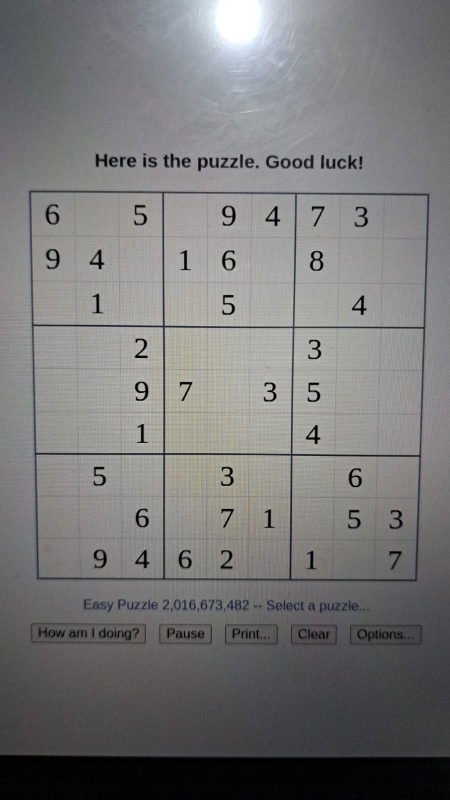
#> input picture data/example.jpeg, 899 x 1599 px (shown at 1/2 size)
$ jupyter execute 02_Save_cells.ipynb
#> lines starting #> are read from the running program, lines starting #| are printed output that depends on the picture; after the words box and inside, x2 and y2 are one past the last pixel; in counts of white or black regions, pixels touching at a corner belong together
# `1 Find Sudoku Square`

notas:
    img 2
    hay celdas con varios puntos blancos como se puede eliminar ?
    graficar los contornos encontrados de color verde; ojo que la imagen esta en griss
    se peude graficar el bpoundingbox? ayudara a escalar? lo que hay dentro?? como funciona boundingbox?
    como engrogar los bordes?

    ojo imagen 25 que paso


[cell 1]
import cv2
import matplotlib.pyplot as plt
import numpy as np
import operator

img = cv2.imread(f"../data/example.jpeg")
#> img is the input picture: shape (1599, 899, 3); mean B, G, R 120.2, 120.2, 120.6

# convert to gray scale
gray_img = cv2.cvtColor(img, cv2.COLOR_BGR2GRAY)

# apply gaussian blur
blur_img = cv2.GaussianBlur(gray_img, (9, 9), 0)

# binarize image
binary_img = cv2.adaptiveThreshold(blur_img, 255, cv2.ADAPTIVE_THRESH_GAUSSIAN_C, cv2.THRESH_BINARY, 11, 2)
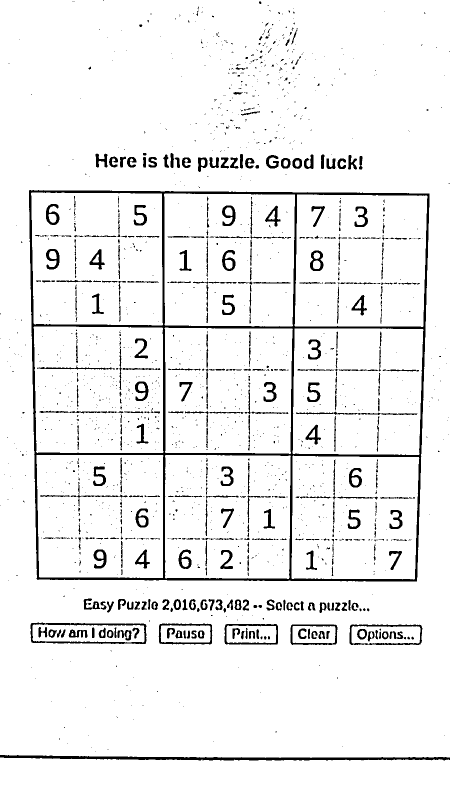
#> binary_img: shape (1599, 899) (shown at 1/2 size); 93.8% white; 1646 black regions (1272 under 20 px), largest, box (x1, y1, x2, y2) and area: (58, 380, 859, 1163) 27953, (0, 1510, 899, 1521) 4810, (61, 1245, 293, 1288) 1857

# invert image
negative_img = cv2.bitwise_not(binary_img)

# apply dilation
kernel = np.array([[0., 1., 0.], [1., 1., 1.], [0., 1., 0.]], np.uint8)
dilated_img = cv2.dilate(negative_img, kernel, iterations=1)
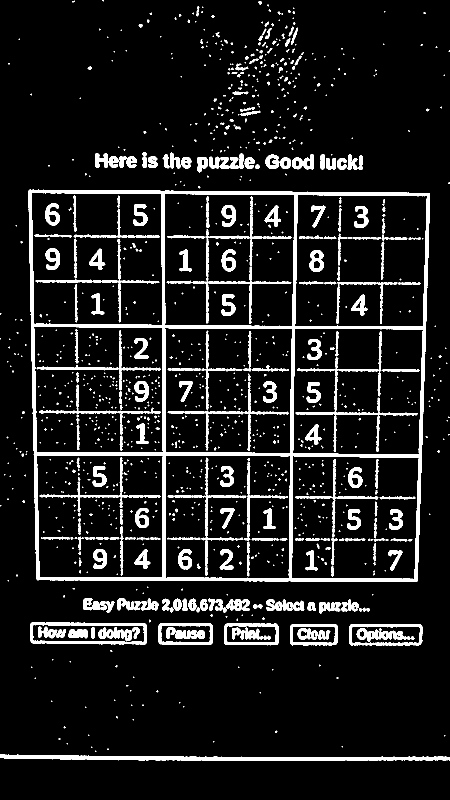
#> dilated_img: shape (1599, 899) (shown at 1/2 size); 10% white; 1202 white regions (880 under 20 px)

# find contours
contours, _ = cv2.findContours(dilated_img, cv2.RETR_EXTERNAL, cv2.CHAIN_APPROX_SIMPLE)
#> contours = 433 contours, 333 with area under 20; largest, box (x1, y1, x2, y2) and area: (57, 379, 860, 1164) 609370, (60, 1244, 294, 1289) 9562, (698, 1248, 846, 1291) 5942, (0, 1509, 899, 1522) 5705, (448, 1247, 557, 1291) 4482
max_contour = max(contours, key=cv2.contourArea)
#> max_contour = contour of 328 points, box (x1, y1, x2, y2) (57, 379, 860, 1164), area 609370
img_with_contour = img.copy()
cv2.drawContours(img_with_contour, [max_contour], -1, (0, 255, 0), 3)
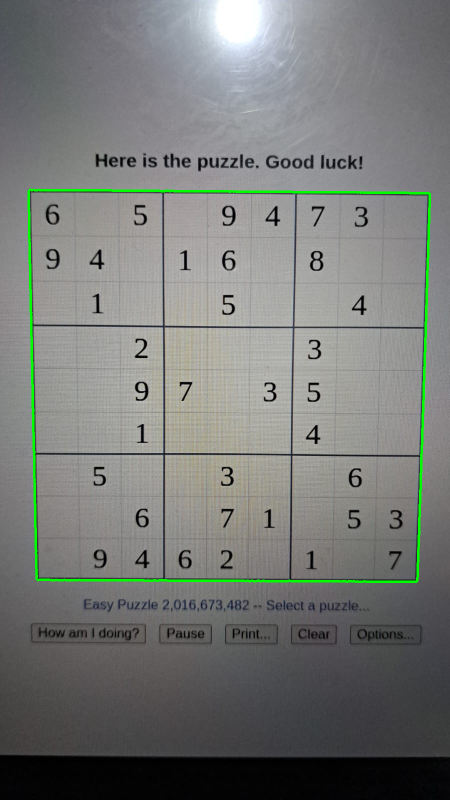
#> img_with_contour: shape (1599, 899, 3) (shown at 1/2 size); 1.08% of pixels changed, all inside (x1, y1, x2, y2) = (55, 377, 862, 1166)

# find corners
bottom_right, _ = max(enumerate([pt[0][0] + pt[0][1] for pt in max_contour]), key=operator.itemgetter(1))
#> bottom_right = 185
top_left, _ = min(enumerate([pt[0][0] + pt[0][1] for pt in max_contour]), key=operator.itemgetter(1))
#> top_left = 0
bottom_left, _ = min(enumerate([pt[0][0] - pt[0][1] for pt in max_contour]), key=operator.itemgetter(1))
#> bottom_left = 96
top_right, _ = max(enumerate([pt[0][0] - pt[0][1] for pt in max_contour]), key=operator.itemgetter(1))
#> top_right = 263

# extract corner points
bottom_right = max_contour[bottom_right][0]
#> bottom_right = [833, 1163]
top_left = max_contour[top_left][0]
#> top_left = [59, 379]
bottom_left = max_contour[bottom_left][0]
#> bottom_left = [72, 1157]
top_right = max_contour[top_right][0]
#> top_right = [859, 387]
img_with_points = img.copy()
cv2.circle(img_with_points, tuple(bottom_right), 10, (0, 0, 255), -1)
#> img_with_points: shape (1599, 899, 3); 0.02% of pixels changed, all inside (x1, y1, x2, y2) = (823, 1153, 844, 1174)
cv2.circle(img_with_points, tuple(top_left), 10, (0, 255, 0), -1)
#> img_with_points: shape (1599, 899, 3); mean B, G, R 120.1, 120.3, 120.6
cv2.circle(img_with_points, tuple(bottom_left), 10, (255, 0, 0), -1)
#> img_with_points: shape (1599, 899, 3); mean B, G, R 120.2, 120.2, 120.5
cv2.circle(img_with_points, tuple(top_right), 10, (0, 255, 255), -1)
#> img_with_points: shape (1599, 899, 3); mean B, G, R 120.1, 120.3, 120.6

# get perspective
def distance_between(p1, p2):
    a = p2[0] - p1[0]
    b = p2[1] - p1[1]
    return np.sqrt((a ** 2) + (b ** 2))

src = np.array([top_left, top_right, bottom_right, bottom_left], dtype='float32')
#> src = [[59, 379], [859, 387], [833, 1163], [72, 1157]]
side = max([
    distance_between(bottom_right, top_right),
    distance_between(top_left, bottom_left),
    distance_between(bottom_right, bottom_left),
    distance_between(top_left, top_right)
])
#> in distance_between, `a = p2[0] - p1[0]`: a = 26
#> in distance_between, `b = p2[1] - p1[1]`: b = -776
#> side = 800

dst = np.array([
    [0, 0],
    [side - 1, 0],
    [side - 1, side - 1],
    [0, side - 1]
], dtype='float32')
#> dst = [[0, 0], [799, 0], [799, 799], [0, 799]]

m = cv2.getPerspectiveTransform(src, dst)
#> m = [[0.974, -0.0163, -51.27], [-0.00954, 0.954, -361.1], [-2.04e-06, -6.12e-05, 1]]
warped_img = cv2.warpPerspective(img, m, (int(side), int(side)))

# show images
plt.figure(figsize=(20, 5))
plt.subplot(141); plt.axis("off"); plt.imshow(img[:,:,::-1]); plt.title("Original")
plt.subplot(142); plt.axis("off"); plt.imshow(gray_img, cmap="gray"); plt.title("Gray scale")
plt.subplot(143); plt.axis("off"); plt.imshow(blur_img, cmap="gray"); plt.title("Blur Image")
plt.subplot(144); plt.axis("off"); plt.imshow(binary_img, cmap="gray"); plt.title("Binary Image")
plt.figure(figsize=(20, 5))
plt.subplot(141); plt.axis("off"); plt.imshow(negative_img, cmap="gray"); plt.title("Negative Image")
plt.subplot(142); plt.axis("off"); plt.imshow(dilated_img, cmap="gray"); plt.title("Dilated Image")
plt.subplot(143); plt.axis("off"); plt.imshow(img_with_contour[:,:,::-1]); plt.title("Contour")
plt.subplot(144); plt.axis("off"); plt.imshow(img_with_points[:,:,::-1]); plt.title("Corners")
plt.figure(figsize=(20, 5))
plt.subplot(141); plt.axis("off"); plt.imshow(warped_img[:,:,::-1]); plt.title("Sudoku")
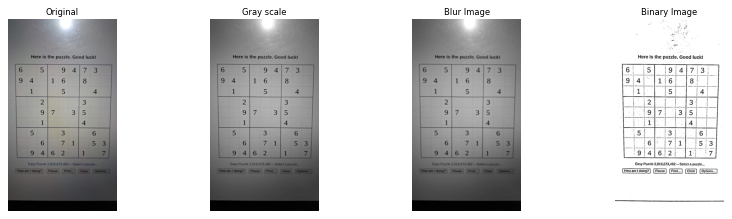
#> figure drawn by matplotlib, 4 panels
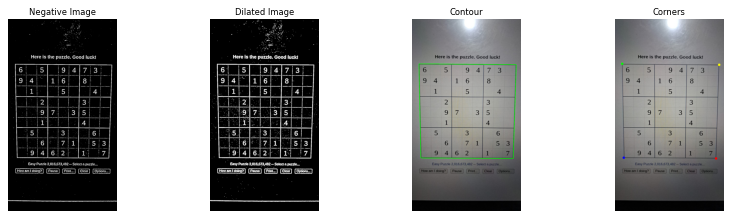
#> figure drawn by matplotlib, 4 panels

# `2 Draw lines`

[cell 2]
# Get dimensions of the image
height, width = warped_img.shape[:2]  # Ensure obtaining height and width in grayscale
#> height = 800; width = 800

# Calculate the size of each cell
cell_height = height // 9  # Assume a 9x9 grid for Sudoku
#> cell_height = 88
cell_width = width // 9
#> cell_width = 88

# Create a copy of the image to draw the grid
grid_image = warped_img.copy()

# Draw horizontal lines, including the lines at the top and bottom edges
for i in range(10):  # Adjusted to 10 to include top and bottom edges
    y = min(i * cell_height, height - 1)  # Ensure the bottom edge is within bounds
    cv2.line(grid_image, (0, y), (width - 1, y), (0, 0, 0), 5)  # Black line with thickness 5
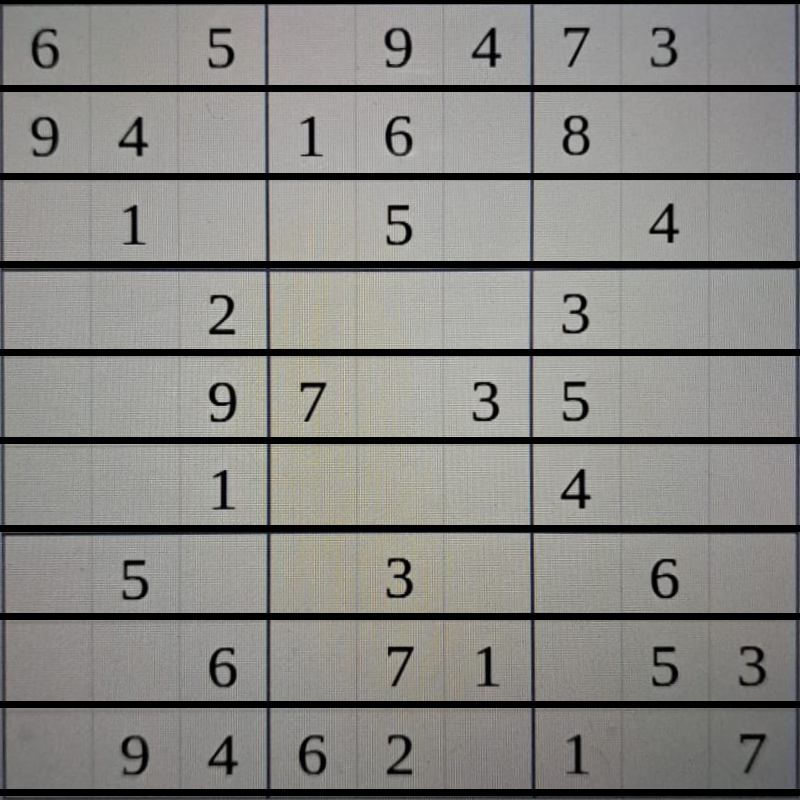
#> grid_image: shape (800, 800, 3); mean B, G, R 131.3, 134.7, 135.7

# Draw vertical lines, including the lines at the left and right edges
for i in range(10):  # Adjusted to 10 to include left and right edges
    x = min(i * cell_width, width - 1)  # Ensure the right edge is within bounds
    cv2.line(grid_image, (x, 0), (x, height - 1), (0, 0, 0), 5)  # Black line with thickness 5
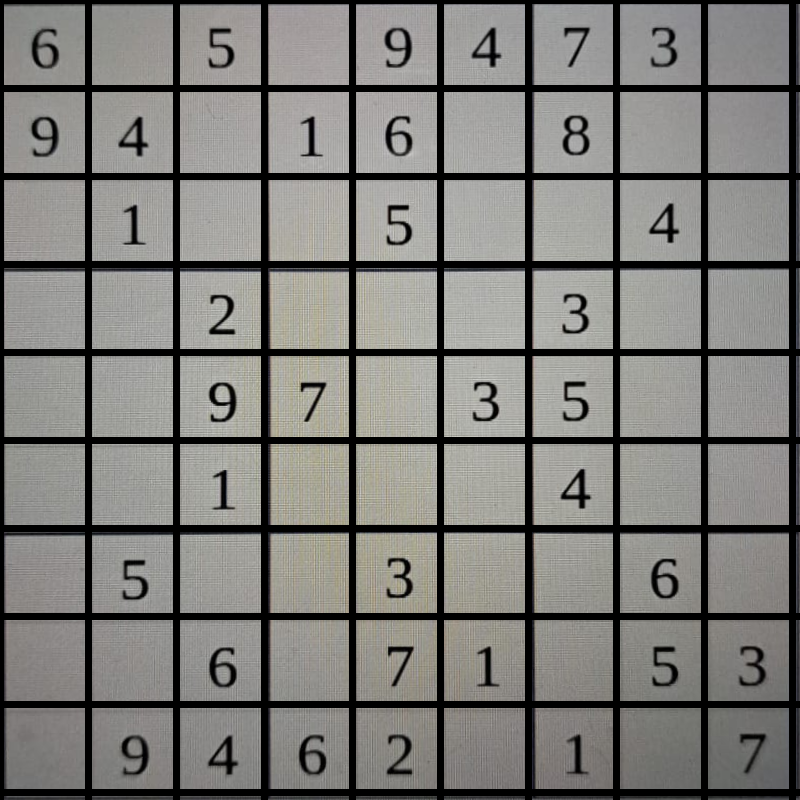
#> grid_image: shape (800, 800, 3); 7.67% of pixels changed, all inside (x1, y1, x2, y2) = (0, 4, 796, 800)

# Display the result with the reinforced grid
plt.figure(figsize=(10, 5))
plt.subplot(121); plt.axis("off"); plt.imshow(warped_img, cmap='gray'); plt.title("Warped Sudoku")
plt.subplot(122); plt.axis("off"); plt.imshow(grid_image, cmap='gray'); plt.title("Sudoku with Grid");
#> figure, not shown here; B, G, R data is drawn as R, G, B

# `3 Divide Sudoku on Cells`

[cell 3]
import os
from datetime import datetime

# Directory to save cells containing digits
save_dir = "../data/cells"
if not os.path.exists(save_dir):
    os.makedirs(save_dir)

# Create a CLAHE object for contrast enhancement
clahe = cv2.createCLAHE(clipLimit=2.5, tileGridSize=(4, 4))

# Convert grid_image to grayscale if it is not already
gray_grid_image = cv2.cvtColor(grid_image, cv2.COLOR_BGR2GRAY)

# Margin to define the internal region of interest (ROI)
margin = 20  # Adjustment for the region of interest

# Iterate over the 9x9 grid to extract and process each cell
for i in range(9):
    for j in range(9):
        # Define cell boundaries
        x_start = j * cell_width
        y_start = i * cell_height
        x_end = x_start + cell_width
        y_end = y_start + cell_height

        # Crop the cell from the grayscale image
        cell = gray_grid_image[y_start:y_end, x_start:x_end]
        cell = clahe.apply(cell)  # Apply CLAHE

        # Normalize the cell
        cell = cv2.normalize(cell, None, 0, 255, cv2.NORM_MINMAX)

        # Binarize the cell and invert colors
        _, binary_cell = cv2.threshold(cell, 90, 255, cv2.THRESH_BINARY_INV)

        # Define the region of interest (ROI)
        roi = binary_cell[margin:cell_height-margin, margin:cell_width-margin]

        # Detect contours within the internal region
        contours, _ = cv2.findContours(roi, cv2.RETR_EXTERNAL, cv2.CHAIN_APPROX_SIMPLE)

        # Filter and process cells with content (digits)
        if len(contours) > 0 and max(cv2.contourArea(contour) for contour in contours) >= 20:
            # Process cell containing a digit
            for contour in contours:
                if cv2.contourArea(contour) > 20:
                    x, y, w, h = cv2.boundingRect(contour)
                    digit_region = binary_cell[y + margin:y + h + margin, x + margin:x + w + margin]

                    # Resize the digit while keeping the aspect ratio
                    aspect_ratio = w / h
                    if w > h:
                        new_w = 28
                        new_h = int(new_w / aspect_ratio)
                    else:
                        new_h = 28
                        new_w = int(new_h * aspect_ratio)

                    # Scale the digit
                    scaled_digit = cv2.resize(digit_region, (new_w, new_h), interpolation=cv2.INTER_LINEAR)

                    # Center the digit in a 28x28 image
                    final_cell = np.zeros((28, 28), dtype=np.uint8)
                    x_offset = (28 - new_w) // 2
                    y_offset = (28 - new_h) // 2
                    final_cell[y_offset:y_offset + new_h, x_offset:x_offset + new_w] = scaled_digit

                    # Save only the cell with the digit, using a timestamped filename for uniqueness
                    timestamp = datetime.now().strftime("%Y-%m-%d_%H-%M-%S-%f")  # Timestamp with milliseconds
                    cv2.imwrite(os.path.join(save_dir, f"{timestamp}.png"), final_cell)
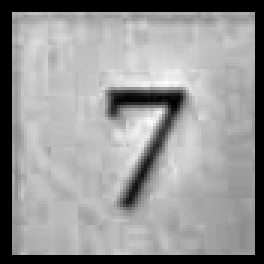
#> cell: shape (88, 88) (shown 3 times larger); min 0, max 255, mean 150.4
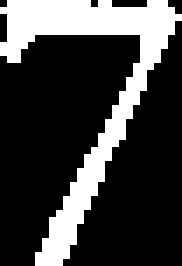
#> digit_region: shape (38, 26) (shown 7 times larger); 25% white; 1 white region, box (x1, y1, x2, y2) and area: (0, 0, 26, 38) 247
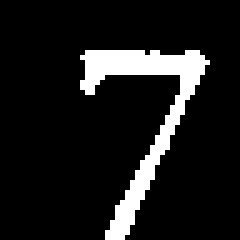
#> roi: shape (48, 48) (shown 5 times larger); 10.7% white; 1 white region, box (x1, y1, x2, y2) and area: (16, 10, 42, 48) 247
